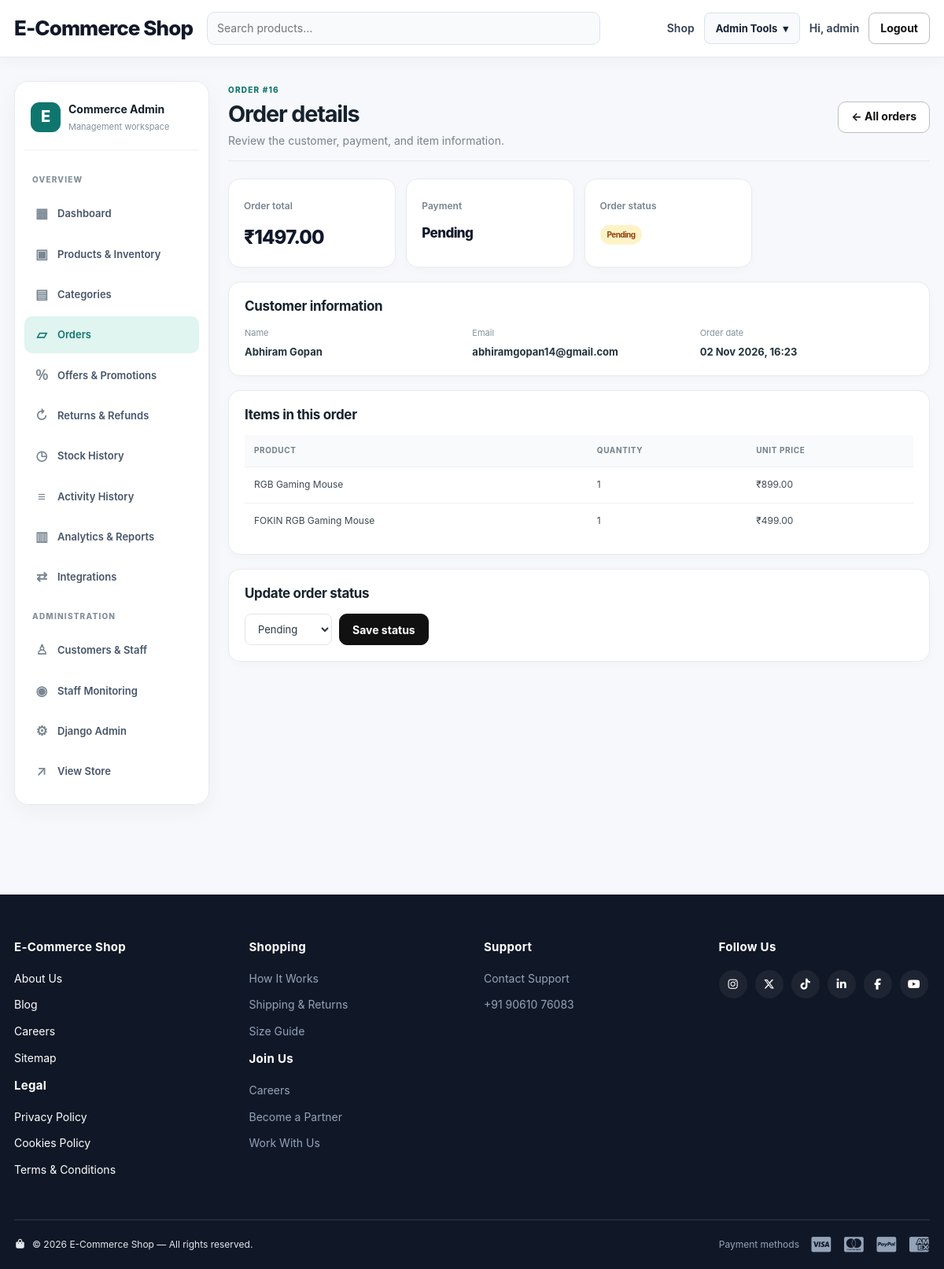
The app's page /dashboard/orders/16/ (signed in) with its own data.
### orders/models.py (models this page shows, shortened)
class Order(models.Model):
    STATUS_PENDING = 'Pending'
    STATUS_CONFIRMED = 'Confirmed'
    STATUS_SHIPPED = 'Shipped'
    STATUS_DELIVERED = 'Delivered'
    STATUS_CANCELLED = 'Cancelled'
    STATUS_CHOICES = [
        (STATUS_PENDING, 'Pending'),
        (STATUS_CONFIRMED, 'Confirmed'),
        (STATUS_SHIPPED, 'Shipped'),
        (STATUS_DELIVERED, 'Delivered'),
        (STATUS_CANCELLED, 'Cancelled'),
    ]
    user = models.ForeignKey(User, on_delete=models.CASCADE)
    name = models.CharField(max_length=100)
    email = models.EmailField()
    phone = models.CharField(max_length=20)
    address = models.TextField()
    total_amount = models.DecimalField(
        max_digits=10,
        decimal_places=2
    )
    SHIPPING_FREE = 'free'
    SHIPPING_EXPRESS = 'express'
    SHIPPING_CHOICES = [
        (SHIPPING_FREE, 'Free Shipping'),
        (SHIPPING_EXPRESS, 'Express Shipping'),
    ]
    shipping_method = models.CharField(
        max_length=20,
        choices=SHIPPING_CHOICES,
        default=SHIPPING_FREE
    )
    shipping_cost = models.DecimalField(
        max_digits=8,
        decimal_places=2,
        default=0
    )
    payment_method = models.CharField(
        max_length=50,
        default='cod'
    )
    payment_status = models.CharField(
        max_length=50,
        default='Pending'
    )
    status = models.CharField(
        max_length=50,
        choices=STATUS_CHOICES,
        default=STATUS_PENDING
    )
    razorpay_order_id = models.CharField(max_length=100, blank=True, default='')
    razorpay_payment_id = models.CharField(max_length=100, blank=True, default='')
    tracking_number = models.CharField(max_length=120, blank=True, default='')
    courier_name = models.CharField(max_length=120, blank=True, default='')
    estimated_delivery = models.DateField(null=True, blank=True)
    coupon = models.ForeignKey('orders.Coupon', on_delete=models.SET_NULL, null=True, blank=True, related_name='orders')
    discount_amount = models.DecimalField(max_digits=10, decimal_places=2, default=0)
    cancellation_reason = models.CharField(max_length=255, blank=True, default='')
    created_at = models.DateTimeField(auto_now_add=True)

class OrderItem(models.Model):
    order = models.ForeignKey(
        Order,
        on_delete=models.CASCADE,
        related_name='items'
    )
    product = models.ForeignKey(
        'products.Product',
        on_delete=models.CASCADE
    )
    variant = models.ForeignKey('products.ProductVariant', on_delete=models.SET_NULL, null=True, blank=True, related_name='order_items')
    quantity = models.PositiveIntegerField()
    price = models.DecimalField(max_digits=10, decimal_places=2)
    is_cancelled = models.BooleanField(default=False)
    @property
    def line_total(self):
        return self.price * self.quantity

### products/models.py (models this page shows, shortened)
class Product(models.Model):
    category = models.ForeignKey(
        Category,
        on_delete=models.CASCADE,
        related_name='products'
    )
    name = models.CharField(max_length=200)
    description = models.TextField()
    price = models.DecimalField(max_digits=10, decimal_places=2)
    discount_percent = models.PositiveSmallIntegerField(default=0)
    discount_ends_at = models.DateTimeField(null=True, blank=True)
    image = models.ImageField(upload_to='products/', blank=True, null=True)
    stock = models.PositiveIntegerField(default=0)
    is_available = models.BooleanField(default=True)
    is_returnable = models.BooleanField(default=False)
    is_replaceable = models.BooleanField(default=False)
    created_at = models.DateTimeField(auto_now_add=True)
    updated_at = models.DateTimeField(auto_now=True)
    vector_data = models.JSONField(default=dict, blank=True)
    rating_average = models.DecimalField(max_digits=3, decimal_places=2, default=0)
    rating_count = models.PositiveIntegerField(default=0)

### dashboard/views.py (the view)
# urls.py: path('orders/<int:order_id>/', views.dashboard_order_detail, name='order_detail'),
@staff_member_required
def dashboard_order_detail(request, order_id):
    order = get_object_or_404(
        Order.objects.select_related('user'),
        id=order_id
    )
    order_items = order.items.select_related('product')
    context = {
        'active': 'orders',
        'order': order,
        'order_items': order_items,
        'status_choices': Order.STATUS_CHOICES,
    }
    return render(request, 'dashboard/order_detail.html', context)

### cart/context_processors.py (called while the page is built)
def cart_count(request):
    if not request.user.is_authenticated:
        return {'cart_count': 0}
    from .models import Cart
    cart = Cart.objects.filter(user=request.user).first()
    if not cart:
        return {'cart_count': 0}
    cart_items = cart.items.all()
    return {
        'cart_count': sum(item.quantity for item in cart_items),
        'cart_product_ids': list(cart_items.values_list('product_id', flat=True)),
    }

### storeextras/actor_context.py (called while the page is built)
    def __call__(self, request):
        token = _current_actor.set(getattr(request, 'user', None))
        try:
            return self.get_response(request)
        finally:
            _current_actor.reset(token)

### templates/dashboard/order_detail.html
{% extends "dashboard/base.html" %}
{% block dashboard_content %}<div class="section-head"><div><span class="dash-eyebrow">ORDER #{{ order.id }}</span><h1>Order details</h1><p>Review the customer, payment, and item information.</p></div><a class="btn btn-outline" href="{% url 'dashboard:orders' %}">← All orders</a></div><div class="stat-cards"><div class="stat-card"><div class="stat-card-label">Order total</div><div class="stat-card-value">₹{{ order.total_amount|floatformat:2 }}</div></div><div class="stat-card"><div class="stat-card-label">Payment</div><div class="stat-card-value dash-stat-small">{{ order.payment_status }}</div></div><div class="stat-card"><div class="stat-card-label">Order status</div><div class="stat-card-value dash-stat-small"><span class="dash-status order-status-{{ order.status|lower }}">{{ order.get_status_display|default:order.status }}</span></div></div></div><div class="dash-panel"><h2>Customer information</h2><div class="dash-detail-grid"><div><small>Name</small><strong>{{ order.name|default:order.user.username }}</strong></div><div><small>Email</small><strong>{{ order.email }}</strong></div><div><small>Order date</small><strong>{{ order.created_at|date:"d M Y, H:i" }}</strong></div></div></div><div class="dash-panel"><h2>Items in this order</h2><div class="table-scroll"><table class="dashboard-table"><thead><tr><th>Product</th><th>Quantity</th><th>Unit price</th><th>Subtotal</th></tr></thead><tbody>{% for item in order_items %}<tr><td>{{ item.product.name }}{% if item.variant %} ({{ item.variant.display_value }}){% endif %}</td><td>{{ item.quantity }}</td><td>₹{{ item.price }}</td><td>₹{{ item.line_total|floatformat:2 }}</td></tr>{% empty %}<tr><td colspan="4" class="dash-empty">No order items were found.</td></tr>{% endfor %}</tbody></table></div></div><div class="dash-panel"><h2>Update order status</h2><form method="post" action="{% url 'dashboard:update_order_status' order.id %}" class="dash-inline-form">{% csrf_token %}<select name="status">{% for value,label in status_choices %}<option value="{{ value }}" {% if order.status == value %}selected{% endif %}>{{ label }}</option>{% endfor %}</select><button class="btn btn-primary" type="submit">Save status</button></form></div>{% endblock %}

### templates/base.html (shortened to what this page needs)
{% load static %}
<!DOCTYPE html>
<html lang="en">
<head>
    <link rel="stylesheet" href="{% static 'css/style.css' %}?v=20261102_filtercard">
    <link rel="stylesheet" href="https://cdnjs.cloudflare.com/ajax/libs/font-awesome/7.0.1/css/all.min.css"
>
</head>
<body>
<header class="navbar">
    <div class="container nav-inner">
        <a class="brand" href="{% url 'products:home' %}">E-Commerce Shop</a>
        <form class="nav-search" method="get" action="{% url 'products:home' %}">
            <input type="search" name="q" placeholder="Search products..." value="{{ request.GET.q }}">
        </form>
        <nav class="nav-links">
            <a href="{% url 'products:home' %}">Shop</a>
            {% if user.is_authenticated %}
                {% if user.is_staff %}
                    <details class="nav-dropdown">
                        <summary aria-label="Open admin tools">Admin Tools <span aria-hidden="true">▾</span></summary>
                    </details>
                {% endif %}
                <a class="hide-mobile" href="{% url 'profile' %}">Hi, {{ user.username }}</a>
                <form method="post" action="{% url 'logout' %}" style="display:inline">
                    <button class="btn btn-outline" type="submit">Logout</button>
                </form>
            {% else %}
                <a href="{% url 'login' %}">Login</a>
                <a class="btn btn-primary" href="{% url 'register' %}">Sign Up</a>
            {% endif %}
        </nav>
    </div>
</header>
<main>
{% block content %}{% endblock %}
</main>
<footer class="site-footer">
    <div class="container footer-top">
        <div class="footer-col footer-white">
            <h4>E-Commerce Shop</h4>
            <a href="#">About Us</a>
            <a href="#">Blog</a>
            <a href="#">Careers</a>
            <a href="#">Sitemap</a>
            <h4 class="footer-subhead">Legal</h4>
            <a href="#">Privacy Policy</a>
            <a href="#">Cookies Policy</a>
            <a href="#">Terms &amp; Conditions</a>
        </div>
        <div class="footer-col">
            <h4>Shopping</h4>
            <a href="{% url 'products:home' %}">How It Works</a>
            <a href="#">Shipping &amp; Returns</a>
            <a href="#">Size Guide</a>
            <h4 class="footer-subhead">Join Us</h4>
            <a href="#">Careers</a>
            <a href="#">Become a Partner</a>
            <a href="#">Work With Us</a>
        </div>
        <div class="footer-col">
            <h4>Support</h4>
            <a href="#">Contact Support</a>
            <a href="#"> +91 90610 76083</a>
        </div>
        <div class="footer-col">
            <h4 class="footer-subhead">Follow Us</h4>
            <div class="footer-social">
                <a href="#" aria-label="Instagram"><i class="fa-brands fa-instagram"></i></a>
                <a href="#" aria-label="Twitter"><i class="fa-brands fa-x-twitter"></i></a>
                <a href="#" aria-label="TikTok"><i class="fa-brands fa-tiktok"></i></a>
                <a href="#" aria-label="LinkedIn"><i class="fa-brands fa-linkedin-in"></i></a>
                <a href="#" aria-label="Facebook"><i class="fa-brands fa-facebook-f"></i></a>
                <a href="#" aria-label="YouTube"><i class="fa-brands fa-youtube"></i></a>
            </div>
        </div>
    </div>
    <div class="container footer-bottom">
        <p class="footer-copyright">
            <i class="fa-solid fa-bag-shopping"></i>
            &copy; {% now "Y" %} E-Commerce Shop — All rights reserved.
        </p>
        <div class="footer-payments">
            <span class="footer-payments-label">Payment methods</span>
            <i class="fa-brands fa-cc-visa"></i>
            <i class="fa-brands fa-cc-mastercard"></i>
            <i class="fa-brands fa-cc-paypal"></i>
            <i class="fa-brands fa-cc-amex"></i>
        </div>
    </div>
</footer>
</body>
</html>

### records on screen
Order: id "16", total_amount "1497.00", payment_status "Pending", status "Pending", name "Abhiram Gopan", email "abhiramgopan14@gmail.com", created_at "02 Nov 2026, 16:23"
OrderItem: product.name "RGB Gaming Mouse", quantity "1", price "899.00"
OrderItem: product.name "FOKIN RGB Gaming Mouse", quantity "1", price "499.00"

### other values on screen
{{ user.username }} "admin"
